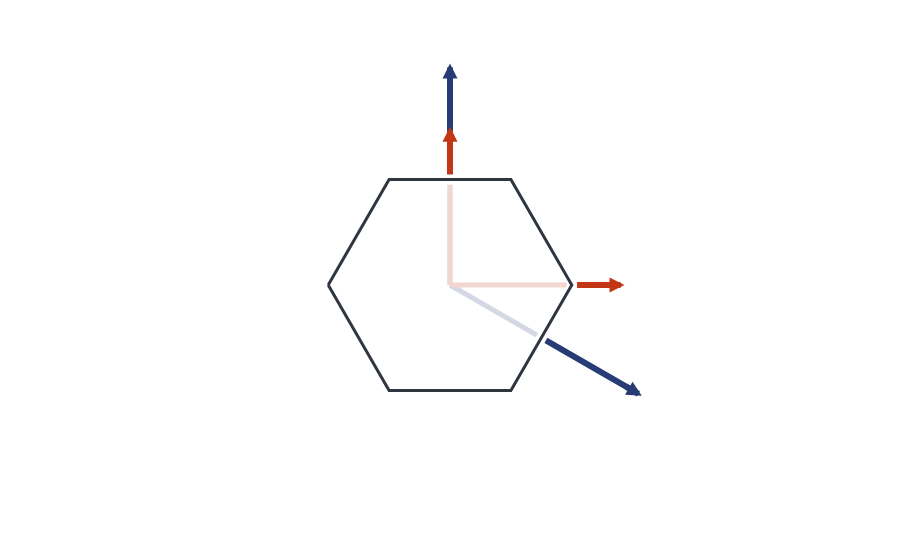

Here is the notebook cell this chart was saved with:
### Code cell
let 
    print("--- Plotting the Wigner-Seitz cell in reciprocal space. \n")
    print("\n")

    Bs = [recip_basis[i, :] for i ∈ 1 : size(recip_basis, 1)]
    recip_wignerseitz = wignerseitz(Bs)

    vertices = recip_wignerseitz.verts
    print("--- Vertices of the reciprocal Wigner-Seitz cell (in reduced coordinates): \n")
    for v ∈ vertices
        @printf("%10f %10f \n", v[1], v[2])
    end


    cvecs = make_cartesian(vertices, Bs)

    print("\n")
    print("--- Vertices of the reciprocal Wigner-Seitz cell (in cartesian coordinates): \n")
    for v ∈ cvecs
        @printf("%10f %10f \n", v[1], v[2])
    end


    pbzb = plot(recip_wignerseitz)
    savefig(pbzb, assets_dir * "recip_pbzb.png")
    display(pbzb)
end

### Figure 1 — Plotly figure (JSON) as saved in the notebook; plotly's stock layout.template omitted (floating-point values rounded to 4 significant figures)
{"data": [{"hoverinfo": "text+x+y", "hovertext": "Cell", "line": {"color": "rgb(47,54,64)", "width": 3}, "mode": "lines", "type": "scatter", "x": [-0.6667, -0.3333, 0.3333, 0.6667, 0.3333, -0.3333, -0.6667], "y": [0, -0.5774, -0.5774, 0, 0.5774, 0.5774, 0]}, {"hoverinfo": "text", "hovertext": "<b>v</b><sub>1</sub>", "line": {"color": "rgb(212,216,227)", "width": 5}, "mode": "lines", "type": "scatter", "x": [0, 0.475], "y": [0, -0.2742]}, {"hoverinfo": "text", "hovertext": "<b>v</b><sub>2</sub>", "line": {"color": "rgb(212,216,227)", "width": 5}, "mode": "lines", "type": "scatter", "x": [0, 0], "y": [0, 0.5485]}, {"hoverinfo": "text+x+y", "hovertext": "<b>v</b><sub>1</sub>", "line": {"color": "rgb(39,60,117)", "width": 6}, "mode": "lines", "type": "scatter", "x": [0.525, 1], "y": [-0.3031, -0.5774]}, {"hoverinfo": "text+x+y", "hovertext": "<b>v</b><sub>2</sub>", "line": {"color": "rgb(39,60,117)", "width": 6}, "mode": "lines", "type": "scatter", "x": [0, 0], "y": [0.6062, 1.155]}, {"hoverinfo": "text", "hovertext": "<b>x</b>", "line": {"color": "rgb(242,215,208)", "width": 5}, "mode": "lines", "type": "scatter", "x": [0, 0.6378], "y": [0, 0]}, {"hoverinfo": "text", "hovertext": "<b>y</b>", "line": {"color": "rgb(242,215,208)", "width": 5}, "mode": "lines", "type": "scatter", "x": [0, 0], "y": [0, 0.5485]}, {"hoverinfo": "text", "hovertext": "<b>x</b>", "line": {"color": "rgb(194,54,22)", "width": 6}, "mode": "lines", "type": "scatter", "x": [0.6955, 0.8976], "y": [0, 0]}, {"hoverinfo": "text", "hovertext": "<b>y</b>", "line": {"color": "rgb(194,54,22)", "width": 6}, "mode": "lines", "type": "scatter", "x": [0, 0], "y": [0.6062, 0.8083]}], "layout": {"annotations": [{"arrowcolor": "rgb(39,60,117)", "arrowhead": 2, "arrowsize": 0.5, "arrowwidth": 6, "ax": 0.95, "axref": "x", "ay": -0.5485, "ayref": "y", "showarrow": true, "x": 1.05, "xref": "ax", "y": -0.6062, "yref": "ay"}, {"arrowcolor": "rgb(39,60,117)", "arrowhead": 2, "arrowsize": 0.5, "arrowwidth": 6, "ax": 0, "axref": "x", "ay": 1.097, "ayref": "y", "showarrow": true, "x": 0, "xref": "ax", "y": 1.212, "yref": "ay"}, {"arrowcolor": "rgb(194,54,22)", "arrowhead": 2, "arrowsize": 0.5, "arrowwidth": 6, "ax": 0.8399, "axref": "x", "ay": 0, "ayref": "y", "showarrow": true, "x": 0.9553, "xref": "ax", "y": 0, "yref": "ay"}, {"arrowcolor": "rgb(194,54,22)", "arrowhead": 2, "arrowsize": 0.5, "arrowwidth": 6, "ax": 0, "axref": "x", "ay": 0.7506, "ayref": "y", "showarrow": true, "x": 0, "xref": "ax", "y": 0.866, "yref": "ay"}], "aspectmode": "data", "autosize": false, "hovermode": "closest", "margin": {"b": 50, "l": 50, "r": 50, "t": 60}, "paper_bgcolor": "rgba(255, 255, 255, 1)", "plot_bgcolor": "rgba(255, 255, 255, 1)", "showlegend": false, "xaxis": {"range": [-1.077, 1.077], "showbackground": false, "showgrid": false, "tickvals": [], "title": {"text": ""}, "zeroline": false}, "yaxis": {"range": [-1.232, 1.232], "scaleanchor": "x", "scaleratio": 1, "showbackground": false, "showgrid": false, "tickvals": [], "title": {"text": ""}, "zeroline": false}}}
